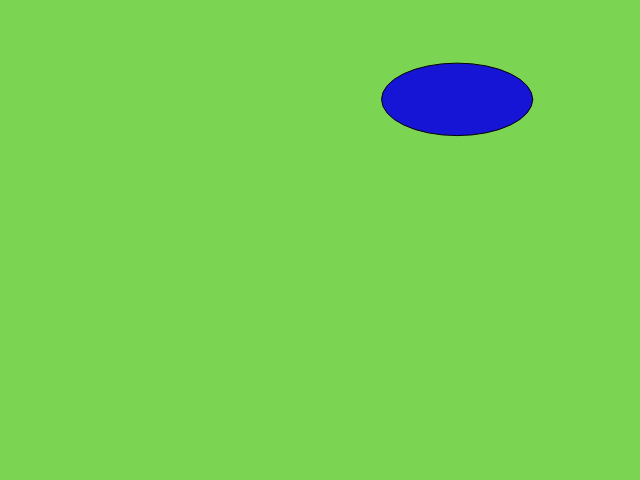
Frame 1 (no input)
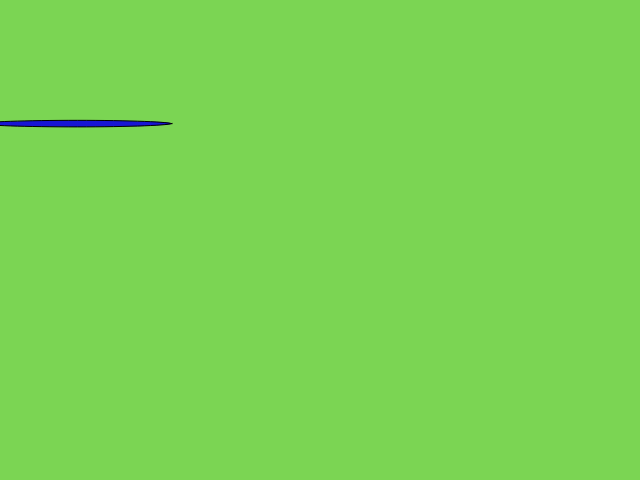
Frame 60 (no input)
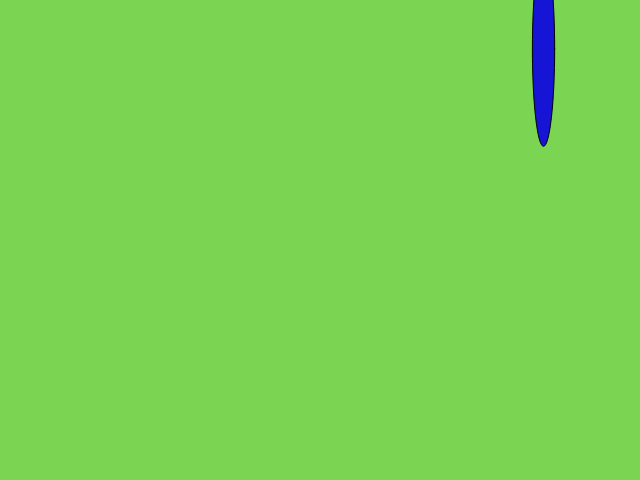
Frame 120 (the mouse pressed at the canvas centre since frame 60)

The p5.js sketch that drew these frames (run headless with seeded random() and noise() and a simulated clock; from frame 60 on, the mouse is pressed at the canvas centre):

// p5.js sketch
// ── sketch.js

function setup() {
  createCanvas(640,480);
    background(123,213,83);
}

function draw() {
 
   background(123,213,83);
   fill(23,21,213);
   var x =random(0,640);
   var y =random(0,480);
   var w = random(5,200);
   var h = random(5,200);
   ellipse(x,y,w,h);
}
